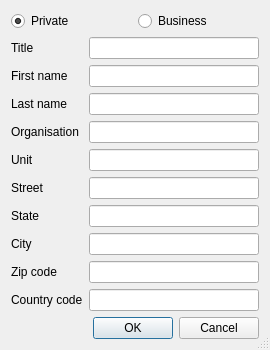
<?xml version="1.0" encoding="UTF-8"?>
<ui version="4.0">
 <class>AddressDlg</class>
 <widget class="QDialog" name="AddressDlg">
  <property name="geometry">
   <rect>
    <x>0</x>
    <y>0</y>
    <width>270</width>
    <height>328</height>
   </rect>
  </property>
  <property name="windowTitle">
   <string>Dialog</string>
  </property>
  <property name="sizeGripEnabled">
   <bool>true</bool>
  </property>
  <layout class="QVBoxLayout" name="verticalLayout">
   <item>
    <layout class="QHBoxLayout" name="horizontalLayout">
     <item>
      <widget class="QRadioButton" name="_private">
       <property name="text">
        <string>Private</string>
       </property>
       <property name="checked">
        <bool>true</bool>
       </property>
      </widget>
     </item>
     <item>
      <widget class="QRadioButton" name="_business">
       <property name="text">
        <string>Business</string>
       </property>
      </widget>
     </item>
    </layout>
   </item>
   <item>
    <layout class="QFormLayout" name="formLayout">
     <item row="0" column="0">
      <widget class="QLabel" name="label">
       <property name="text">
        <string>Title</string>
       </property>
       <property name="buddy">
        <cstring>_title</cstring>
       </property>
      </widget>
     </item>
     <item row="0" column="1">
      <widget class="QLineEdit" name="_title"/>
     </item>
     <item row="1" column="0">
      <widget class="QLabel" name="label_2">
       <property name="text">
        <string>First name</string>
       </property>
       <property name="buddy">
        <cstring>_firstname</cstring>
       </property>
      </widget>
     </item>
     <item row="1" column="1">
      <widget class="QLineEdit" name="_firstname"/>
     </item>
     <item row="2" column="0">
      <widget class="QLabel" name="label_3">
       <property name="text">
        <string>Last name</string>
       </property>
       <property name="buddy">
        <cstring>_lastname</cstring>
       </property>
      </widget>
     </item>
     <item row="2" column="1">
      <widget class="QLineEdit" name="_lastname"/>
     </item>
     <item row="3" column="0">
      <widget class="QLabel" name="label_4">
       <property name="text">
        <string>Organisation</string>
       </property>
       <property name="buddy">
        <cstring>_organisation</cstring>
       </property>
      </widget>
     </item>
     <item row="3" column="1">
      <widget class="QLineEdit" name="_organisation"/>
     </item>
     <item row="4" column="0">
      <widget class="QLabel" name="label_5">
       <property name="text">
        <string>Unit</string>
       </property>
       <property name="buddy">
        <cstring>_unit</cstring>
       </property>
      </widget>
     </item>
     <item row="4" column="1">
      <widget class="QLineEdit" name="_unit"/>
     </item>
     <item row="5" column="0">
      <widget class="QLabel" name="label_6">
       <property name="text">
        <string>Street</string>
       </property>
       <property name="buddy">
        <cstring>_street</cstring>
       </property>
      </widget>
     </item>
     <item row="5" column="1">
      <widget class="QLineEdit" name="_street"/>
     </item>
     <item row="6" column="0">
      <widget class="QLabel" name="label_7">
       <property name="text">
        <string>State</string>
       </property>
       <property name="buddy">
        <cstring>_state</cstring>
       </property>
      </widget>
     </item>
     <item row="6" column="1">
      <widget class="QLineEdit" name="_state"/>
     </item>
     <item row="7" column="0">
      <widget class="QLabel" name="label_8">
       <property name="text">
        <string>City</string>
       </property>
       <property name="buddy">
        <cstring>_city</cstring>
       </property>
      </widget>
     </item>
     <item row="7" column="1">
      <widget class="QLineEdit" name="_city"/>
     </item>
     <item row="8" column="0">
      <widget class="QLabel" name="label_9">
       <property name="text">
        <string>Zip code</string>
       </property>
       <property name="buddy">
        <cstring>_zip</cstring>
       </property>
      </widget>
     </item>
     <item row="8" column="1">
      <widget class="QLineEdit" name="_zip"/>
     </item>
     <item row="9" column="0">
      <widget class="QLabel" name="label_10">
       <property name="text">
        <string>Country code</string>
       </property>
       <property name="buddy">
        <cstring>_country</cstring>
       </property>
      </widget>
     </item>
     <item row="9" column="1">
      <widget class="QLineEdit" name="_country"/>
     </item>
    </layout>
   </item>
   <item>
    <widget class="QDialogButtonBox" name="buttonBox">
     <property name="orientation">
      <enum>Qt::Horizontal</enum>
     </property>
     <property name="standardButtons">
      <set>QDialogButtonBox::Cancel|QDialogButtonBox::Ok</set>
     </property>
    </widget>
   </item>
  </layout>
 </widget>
 <tabstops>
  <tabstop>_title</tabstop>
  <tabstop>_firstname</tabstop>
  <tabstop>_lastname</tabstop>
  <tabstop>_organisation</tabstop>
  <tabstop>_unit</tabstop>
  <tabstop>_street</tabstop>
  <tabstop>_state</tabstop>
  <tabstop>_city</tabstop>
  <tabstop>_zip</tabstop>
  <tabstop>_country</tabstop>
  <tabstop>buttonBox</tabstop>
 </tabstops>
 <resources/>
 <connections>
  <connection>
   <sender>buttonBox</sender>
   <signal>accepted()</signal>
   <receiver>AddressDlg</receiver>
   <slot>accept()</slot>
   <hints>
    <hint type="sourcelabel">
     <x>248</x>
     <y>254</y>
    </hint>
    <hint type="destinationlabel">
     <x>157</x>
     <y>274</y>
    </hint>
   </hints>
  </connection>
  <connection>
   <sender>buttonBox</sender>
   <signal>rejected()</signal>
   <receiver>AddressDlg</receiver>
   <slot>reject()</slot>
   <hints>
    <hint type="sourcelabel">
     <x>316</x>
     <y>260</y>
    </hint>
    <hint type="destinationlabel">
     <x>286</x>
     <y>274</y>
    </hint>
   </hints>
  </connection>
 </connections>
</ui>
